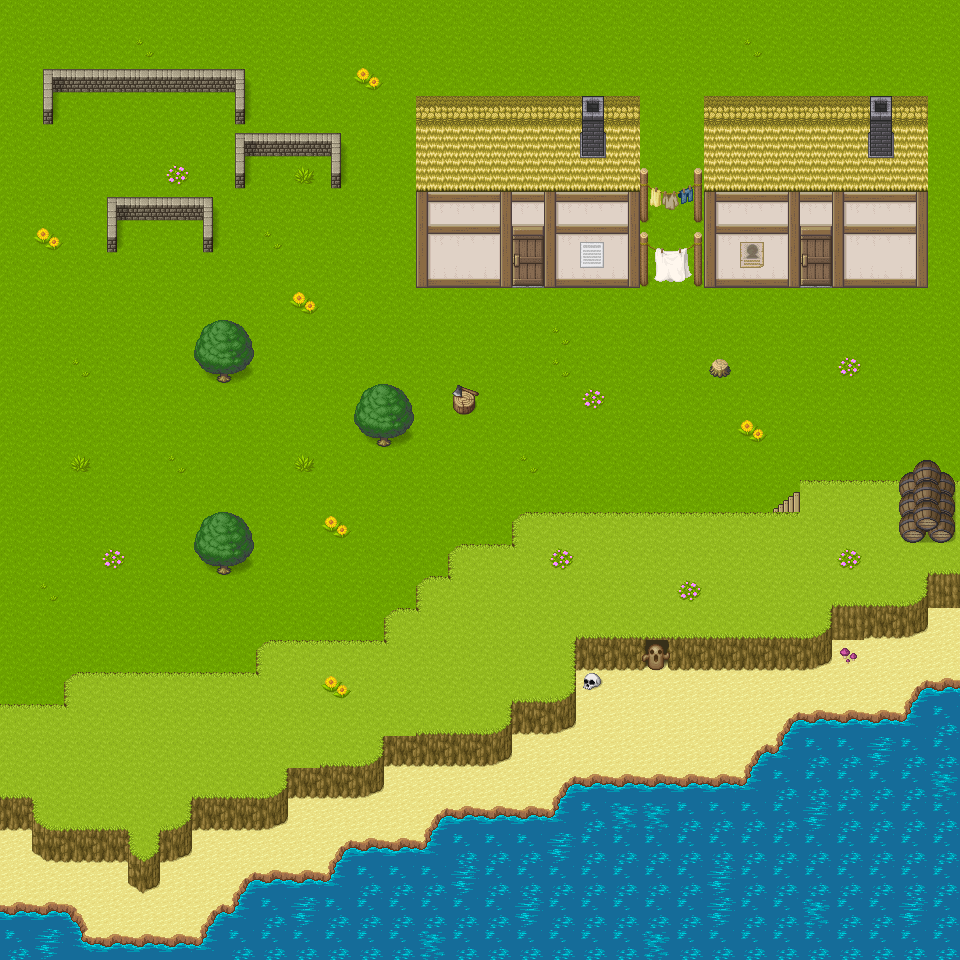

This game map was drawn from its Tiled (.tmx) file and the tilesets committed beside it. A one-line description and the trimmed map source follow:
An orthogonal 30x30 tile map with 32x32 px tiles, 9 tile layers (Ground, Beach, Riser, Flowers, ...), 2 tilesets.

<map version="1.5" tiledversion="1.7.2" orientation="orthogonal" renderorder="right-down" width="30" height="30" tilewidth="32" tileheight="32" infinite="0" nextlayerid="11" nextobjectid="1">
 <tileset firstgid="1" name="Base" tilewidth="32" tileheight="32" tilecount="1064" columns="8">
  <image source="Tilesets/Base.png" width="256" height="4256" />
 </tileset>
 <tileset firstgid="1065" source="TSX/Water.tsx" />
 <layer id="1" name="Ground" width="30" height="30">
  <data>[900 cells, 801 non-empty, 4 distinct tile ids]</data>
 </layer>
 <layer id="9" name="Beach" width="30" height="30">
  <data>[900 cells, 54 non-empty, 7 distinct tile ids]</data>
 </layer>
 <layer id="2" name="Riser" width="30" height="30">
  <data>[900 cells, 166 non-empty, 17 distinct tile ids]</data>
 </layer>
 <layer id="5" name="Flowers" width="30" height="30">
  <data>[900 cells, 14 non-empty, 3 distinct tile ids]</data>
 </layer>
 <layer id="3" name="Buildings" width="30" height="30">
  <data>[900 cells, 80 non-empty, 9 distinct tile ids]</data>
 </layer>
 <layer id="10" name="Building Props" width="30" height="30">
  <data>[900 cells, 8 non-empty, 6 distinct tile ids]</data>
 </layer>
 <layer id="6" name="Door" width="30" height="30">
  <data>[900 cells, 4 non-empty, 2 distinct tile ids]</data>
 </layer>
 <layer id="7" name="Door 2" width="30" height="30">
  <data>[900 cells, 2 non-empty, 1 distinct tile ids]</data>
 </layer>
 <layer id="4" name="Props" width="30" height="30">
  <data>[900 cells, 63 non-empty, 28 distinct tile ids]</data>
 </layer>
</map>
